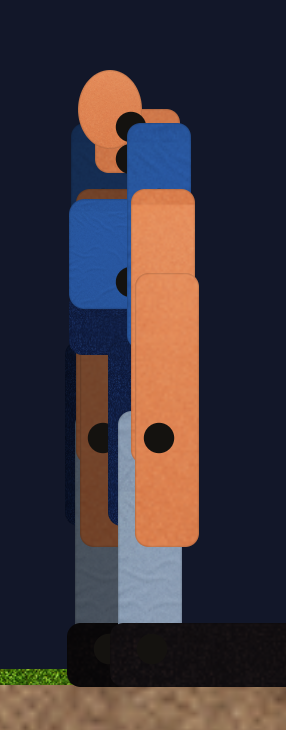

Recreate this plot in Python.
# Preview the human with the same recipe as HumanSegment + Human.
# Not physics: pixels only. Run: python Tools/preview-human.py
from __future__ import annotations

import math
from pathlib import Path

import numpy as np
from PIL import Image

ROOT = Path(__file__).resolve().parents[1]
ART = ROOT / "Assets" / "Resources" / "Art"
OUT = ROOT / "Tools" / "preview-human.png"

PPM = 360.0
BODY_TILE = 0.38
SOFT = 128
MIX = 0.78
MARKER_D = 0.03

SKIN = np.array([0.92, 0.74, 0.60], dtype=np.float32)
SHIRT = np.array([0.24, 0.46, 0.78], dtype=np.float32)
PANTS = np.array([0.20, 0.30, 0.50], dtype=np.float32)
SOCKS = np.array([0.84, 0.84, 0.88], dtype=np.float32)
SHOES = np.array([0.22, 0.14, 0.12], dtype=np.float32)
NECK = np.array([0.86, 0.68, 0.55], dtype=np.float32)
SKY = np.array([0.07, 0.09, 0.16, 1.0], dtype=np.float32)


def dim_far(c: np.ndarray) -> np.ndarray:
    return c * 0.52


def visual_size(sx: float, sy: float) -> tuple[float, float]:
    if sx >= sy:
        return sx * 1.18, sy * 1.16
    return sx * 1.18, sy * 1.26


def capsule_distance(px: float, py: float, rx: float, ry: float) -> float:
    radius = min(rx, ry) * 0.42
    qx = abs(px) - (rx - radius)
    qy = abs(py) - (ry - radius)
    ox = max(qx, 0.0)
    oy = max(qy, 0.0)
    return math.sqrt(ox * ox + oy * oy) + min(max(qx, qy), 0.0) - radius


def ellipse_distance(px: float, py: float, rx: float, ry: float) -> float:
    nx = px / max(0.001, rx)
    ny = py / max(0.001, ry)
    length = math.sqrt(nx * nx + ny * ny)
    if length < 0.0001:
        return -min(rx, ry)
    edge = math.sqrt((px * px + py * py) / (length * length))
    return (length - 1.0) * edge


def shade_edge(dist: float) -> tuple[float, float]:
    alpha = 1.0 if dist < 0.0 else max(0.0, min(1.0, 1.0 - dist))
    if alpha <= 0.001:
        return 0.0, 0.0
    outline = max(0.0, min(1.0, (dist + 1.4) / 2.2))
    shade = 1.0 + (0.82 - 1.0) * outline
    return shade, alpha


def load_soft(key: str) -> np.ndarray | None:
    path = ART / f"{key}.png"
    if not path.exists():
        return None
    im = Image.open(path).convert("RGB")
    im = im.transpose(Image.FLIP_TOP_BOTTOM)
    im = im.resize((SOFT, SOFT), Image.Resampling.BILINEAR)
    return np.asarray(im, dtype=np.float32) / 255.0


SOFT_MAPS = {
    "skin": load_soft("skin"),
    "fabric": load_soft("fabric"),
    "denim": load_soft("denim"),
    "dirt": load_soft("dirt"),
    "grass": load_soft("grass"),
}


def wrap01(t: float) -> float:
    return t - math.floor(t)


def bilerp(tex: np.ndarray, u: float, v: float) -> np.ndarray:
    h, w = tex.shape[0], tex.shape[1]
    x = wrap01(u) * w - 0.5
    y = wrap01(v) * h - 0.5
    x0 = int(math.floor(x))
    y0 = int(math.floor(y))
    fx = x - x0
    fy = y - y0
    x1 = x0 + 1
    y1 = y0 + 1

    def at(ix: int, iy: int) -> np.ndarray:
        return tex[iy % h, ix % w]

    return (
        at(x0, y0) * (1 - fx) * (1 - fy)
        + at(x1, y0) * fx * (1 - fy)
        + at(x0, y1) * (1 - fx) * fy
        + at(x1, y1) * fx * fy
    )


def sample_albedo(key: str | None, mx: float, my: float) -> np.ndarray:
    if not key or key not in SOFT_MAPS or SOFT_MAPS[key] is None:
        return np.array([1.0, 1.0, 1.0], dtype=np.float32)
    return bilerp(SOFT_MAPS[key], mx / BODY_TILE, my / BODY_TILE)


def bake_sprite(size: tuple[float, float], shape: str, albedo_key: str | None) -> tuple[np.ndarray, float, float]:
    sx, sy = size
    w = max(1, int(round(sx * 256.0)))
    h = max(1, int(round(sy * 256.0)))
    scale = 1.0
    if w > 512 or h > 512:
        scale = 512.0 / max(w, h)
    min_side = min(w, h) * scale
    if min_side < 64.0:
        scale *= 64.0 / max(1.0, min_side)
    w = max(8, int(round(w * scale)))
    h = max(8, int(round(h * scale)))
    pixels = np.zeros((h, w, 4), dtype=np.float32)
    cx = (w - 1) * 0.5
    cy = (h - 1) * 0.5
    rx = w * 0.5 - 0.5
    ry = h * 0.5 - 0.5
    for y in range(h):
        for x in range(w):
            px = x - cx
            py = y - cy
            dist = ellipse_distance(px, py, rx, ry) if shape == "ellipse" else capsule_distance(px, py, rx, ry)
            shade, alpha = shade_edge(dist)
            if alpha <= 0.001:
                continue
            mx = (x + 0.5) / w * sx
            my = (y + 0.5) / h * sy
            albedo = sample_albedo(albedo_key, mx, my)
            mix = 1.0 + (albedo - 1.0) * MIX
            pixels[y, x, 0] = shade * mix[0]
            pixels[y, x, 1] = shade * mix[1]
            pixels[y, x, 2] = shade * mix[2]
            pixels[y, x, 3] = alpha
    world_w = w / (w / sx)
    world_h = h / (w / sx)
    return pixels, world_w, world_h


def alpha_over(dst: np.ndarray, src: np.ndarray, x0: int, y0: int) -> None:
    sh, sw = src.shape[0], src.shape[1]
    dh, dw = dst.shape[0], dst.shape[1]
    x1 = max(0, x0)
    y1 = max(0, y0)
    x2 = min(dw, x0 + sw)
    y2 = min(dh, y0 + sh)
    if x1 >= x2 or y1 >= y2:
        return
    sx1 = x1 - x0
    sy1 = y1 - y0
    patch = src[sy1 : sy1 + (y2 - y1), sx1 : sx1 + (x2 - x1)]
    view = dst[y1:y2, x1:x2]
    a = patch[..., 3:4]
    view[..., :3] = patch[..., :3] * a + view[..., :3] * (1.0 - a)
    view[..., 3:4] = a + view[..., 3:4] * (1.0 - a)


class Canvas:
    def __init__(self, xmin: float, ymin: float, xmax: float, ymax: float, ppm: float):
        self.xmin = xmin
        self.ymin = ymin
        self.ppm = ppm
        self.w = int(math.ceil((xmax - xmin) * ppm))
        self.h = int(math.ceil((ymax - ymin) * ppm))
        self.px = np.zeros((self.h, self.w, 4), dtype=np.float32)
        self.px[..., :] = SKY

    def world_to_px(self, x: float, y: float) -> tuple[float, float]:
        return (x - self.xmin) * self.ppm, (y - self.ymin) * self.ppm

    def blit_sprite(self, sprite: np.ndarray, world_w: float, world_h: float, cx: float, cy: float, color: np.ndarray):
        tinted = sprite.copy()
        tinted[..., 0] *= color[0]
        tinted[..., 1] *= color[1]
        tinted[..., 2] *= color[2]
        left = cx - world_w * 0.5
        bottom = cy - world_h * 0.5
        x0, y0 = self.world_to_px(left, bottom)
        alpha_over(self.px, tinted, int(round(x0)), int(round(y0)))

    def blit_marker(self, cx: float, cy: float):
        r = MARKER_D * 0.5
        n = 32
        tex = np.zeros((n, n, 4), dtype=np.float32)
        center = (n - 1) / 2.0
        radius = n / 2.0 - 1.0
        for y in range(n):
            for x in range(n):
                d = math.sqrt((x - center) ** 2 + (y - center) ** 2) - radius
                a = max(0.0, min(1.0, 0.7 - d))
                if a > 0:
                    tex[y, x] = (0.08, 0.07, 0.06, a)
        self.blit_sprite(tex, MARKER_D, MARKER_D, cx, cy, np.array([1.0, 1.0, 1.0], dtype=np.float32))

    def save(self, path: Path) -> None:
        img = np.clip(self.px[::-1], 0.0, 1.0)
        Image.fromarray((img * 255.0).astype(np.uint8), "RGBA").save(path)


def main() -> None:
    pelvis = (0.24, 0.16)
    torso = (0.24, 0.34)
    head = (0.20, 0.23)
    neck = (0.12, 0.09)
    upper = (0.10, 0.33)
    lower = (0.08, 0.32)
    hand = (0.06, 0.24)
    thigh = (0.16, 0.43)
    shin = (0.11, 0.43)
    foot = (0.26, 0.07)

    view = 80.0 * math.pi / 180.0
    lat = math.cos(view)
    hip_half = 0.085
    shoulder_half = 0.185
    vis = 0.045
    heel = 0.065
    shoulder_drop = 0.125

    trunk_h = pelvis[1] + torso[1]
    pelvis_cy = -trunk_h * 0.5 + pelvis[1] * 0.5
    torso_cy = -trunk_h * 0.5 + pelvis[1] + torso[1] * 0.5
    neck_cy = torso_cy + torso[1] * 0.5 + neck[1] * 0.5
    head_cy = torso_cy + torso[1] * 0.5 + neck[1] + head[1] * 0.5

    hip_root_y = pelvis_cy - pelvis[1] * 0.5
    shoulder_y = torso[1] * 0.5 - shoulder_drop
    shoulder_root_y = torso_cy + shoulder_y

    layers: list[tuple] = []

    def add(name: str, size, shape, albedo, color, px, py, ox, order, anchor=None):
        vx, vy = visual_size(*size)
        cx = px + ox
        cy = py
        layers.append((order, name, (vx, vy), shape, albedo, color, cx, cy, anchor, size))

    add("Pelvis", pelvis, "capsule", "denim", PANTS, 0.0, pelvis_cy, 0.0, 0, (0.0, pelvis[1] * 0.5))
    add("Torso", torso, "capsule", "fabric", SHIRT, 0.0, torso_cy, 0.0, 0, (0.0, -torso[1] * 0.5))
    add("Neck", neck, "capsule", "skin", NECK, 0.0, neck_cy, 0.0, 1, (0.0, -neck[1] * 0.5))
    add("Head", head, "ellipse", "skin", SKIN, 0.0, head_cy, 0.0, 2, (0.0, -head[1] * 0.5))

    for side, dim, thigh_o, shin_o, foot_o, arm_uo, arm_lo, arm_ho in (
        (-1, True, -6, -5, -4, -3, -2, -1),
        (1, False, 3, 4, 5, 6, 7, 8),
    ):
        d = dim_far if dim else (lambda c: c)
        hip_x = side * hip_half * lat
        sh_x = side * shoulder_half * lat
        shift = side * vis

        thigh_cy = hip_root_y - thigh[1] * 0.5
        shin_cy = hip_root_y - thigh[1] - shin[1] * 0.5
        foot_half = foot[0] * 0.5
        foot_cx = hip_x - heel + foot_half
        foot_cy = hip_root_y - thigh[1] - shin[1] - foot[1] * 0.5
        ankle_ax = hip_x - foot_cx

        add(f"{'L' if side < 0 else 'R'}Thigh", thigh, "capsule", "denim", d(PANTS), hip_x, thigh_cy, shift, thigh_o, (0.0, thigh[1] * 0.5))
        add(f"{'L' if side < 0 else 'R'}Shin", shin, "capsule", "fabric", d(SOCKS), hip_x, shin_cy, shift, shin_o, (0.0, shin[1] * 0.5))
        add(f"{'L' if side < 0 else 'R'}Foot", foot, "capsule", "denim", d(SHOES), foot_cx, foot_cy, shift, foot_o, (ankle_ax, foot[1] * 0.5))

        upper_cy = shoulder_root_y - upper[1] * 0.5
        lower_cy = shoulder_root_y - upper[1] - lower[1] * 0.5
        hand_cy = shoulder_root_y - upper[1] - lower[1] - hand[1] * 0.5
        add(f"{'L' if side < 0 else 'R'}Upper", upper, "capsule", "fabric", d(SHIRT), sh_x, upper_cy, shift, arm_uo, (0.0, upper[1] * 0.5))
        add(f"{'L' if side < 0 else 'R'}Lower", lower, "capsule", "skin", d(SKIN), sh_x, lower_cy, shift, arm_lo, (0.0, lower[1] * 0.5))
        add(f"{'L' if side < 0 else 'R'}Hand", hand, "capsule", "skin", d(SKIN), sh_x, hand_cy, shift, arm_ho, (0.0, hand[1] * 0.5))

    pads = []
    for _, _, size, _, _, _, cx, cy, _, _ in layers:
        pads.append((cx - size[0] * 0.5, cy - size[1] * 0.5, cx + size[0] * 0.5, cy + size[1] * 0.5))
    xmin = min(p[0] for p in pads) - 0.18
    ymin = min(p[1] for p in pads) - 0.12
    xmax = max(p[2] for p in pads) + 0.18
    ymax = max(p[3] for p in pads) + 0.12

    canvas = Canvas(xmin, ymin, xmax, ymax, PPM)

    ground_y = hip_root_y - thigh[1] - shin[1] - foot[1]
    dirt = SOFT_MAPS.get("dirt")
    grass = SOFT_MAPS.get("grass")
    if dirt is not None:
        gh = int(0.22 * PPM)
        gy0 = int(round((ground_y - 0.22 - ymin) * PPM))
        for y in range(max(0, gy0), min(canvas.h, gy0 + gh)):
            my = (y + 0.5) / PPM + ymin
            for x in range(canvas.w):
                mx = (x + 0.5) / PPM + xmin
                c = bilerp(dirt, mx / 2.5, my / 2.5)
                canvas.px[y, x, :3] = c
                canvas.px[y, x, 3] = 1.0
        if grass is not None:
            gh2 = int(0.045 * PPM)
            gy1 = int(round((ground_y - ymin) * PPM))
            for y in range(max(0, gy1), min(canvas.h, gy1 + gh2)):
                my = (y + 0.5) / PPM + ymin
                for x in range(canvas.w):
                    mx = (x + 0.5) / PPM + xmin
                    c = bilerp(grass, mx / 0.5, my / 0.5)
                    canvas.px[y, x, :3] = c
                    canvas.px[y, x, 3] = 1.0

    baked: dict[tuple, tuple] = {}
    layers.sort(key=lambda t: t[0])
    for order, name, vsize, shape, albedo, color, cx, cy, anchor, phys in layers:
        key = (vsize, shape, albedo)
        if key not in baked:
            baked[key] = bake_sprite(vsize, shape, albedo)
        sprite, ww, wh = baked[key]
        canvas.blit_sprite(sprite, ww, wh, cx, cy, color)
        if anchor is not None:
            canvas.blit_marker(cx + anchor[0], cy + anchor[1])

    canvas.save(OUT)
    print(f"wrote {OUT} {canvas.w}x{canvas.h}")


if __name__ == "__main__":
    main()
